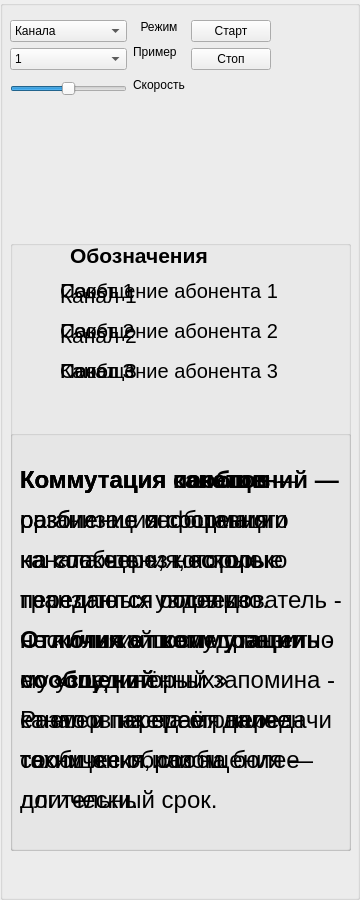
     <widget class="QGroupBox" name="groupBox_2">
      <property name="minimumSize">
       <size>
        <width>360</width>
        <height>900</height>
       </size>
      </property>
      <property name="maximumSize">
       <size>
        <width>360</width>
        <height>900</height>
       </size>
      </property>
      <property name="flat">
       <bool>true</bool>
      </property>
      <widget class="QWidget" name="layoutWidget">
       <property name="geometry">
        <rect>
         <x>10</x>
         <y>20</y>
         <width>261</width>
         <height>211</height>
        </rect>
       </property>
       <layout class="QHBoxLayout" name="horizontalLayout">
        <item>
         <layout class="QVBoxLayout" name="verticalLayout">
          <item>
           <widget class="QComboBox" name="comboBox_mode">
            <item>
             <property name="text">
              <string>Канала</string>
             </property>
            </item>
            <item>
             <property name="text">
              <string>Сообщений</string>
             </property>
            </item>
            <item>
             <property name="text">
              <string>Пакетов</string>
             </property>
            </item>
           </widget>
          </item>
          <item>
           <widget class="QComboBox" name="comboBox_example">
            <item>
             <property name="text">
              <string>1</string>
             </property>
            </item>
            <item>
             <property name="text">
              <string>2</string>
             </property>
            </item>
            <item>
             <property name="text">
              <string>3</string>
             </property>
            </item>
            <item>
             <property name="text">
              <string>4</string>
             </property>
            </item>
            <item>
             <property name="text">
              <string>5</string>
             </property>
            </item>
           </widget>
          </item>
          <item>
           <spacer name="verticalSpacer_7">
            <property name="orientation">
             <enum>Qt::Orientation::Vertical</enum>
            </property>
            <property name="sizeType">
             <enum>QSizePolicy::Policy::Fixed</enum>
            </property>
            <property name="sizeHint" stdset="0">
             <size>
              <width>20</width>
              <height>5</height>
             </size>
            </property>
           </spacer>
          </item>
          <item>
           <widget class="QSlider" name="horizontalSlider">
            <property name="minimum">
             <number>1</number>
            </property>
            <property name="maximum">
             <number>220</number>
            </property>
            <property name="singleStep">
             <number>5</number>
            </property>
            <property name="value">
             <number>110</number>
            </property>
            <property name="orientation">
             <enum>Qt::Orientation::Horizontal</enum>
            </property>
            <property name="invertedAppearance">
             <bool>false</bool>
            </property>
            <property name="invertedControls">
             <bool>false</bool>
            </property>
           </widget>
          </item>
          <item>
           <spacer name="verticalSpacer_5">
            <property name="orientation">
             <enum>Qt::Orientation::Vertical</enum>
            </property>
            <property name="sizeHint" stdset="0">
             <size>
              <width>20</width>
              <height>40</height>
             </size>
            </property>
           </spacer>
          </item>
         </layout>
        </item>
        <item>
         <layout class="QVBoxLayout" name="verticalLayout_2">
          <item>
           <widget class="QLabel" name="label">
            <property name="layoutDirection">
             <enum>Qt::LayoutDirection::LeftToRight</enum>
            </property>
            <property name="text">
             <string>Режим</string>
            </property>
            <property name="alignment">
             <set>Qt::AlignmentFlag::AlignCenter</set>
            </property>
           </widget>
          </item>
          <item>
           <spacer name="verticalSpacer">
            <property name="orientation">
             <enum>Qt::Orientation::Vertical</enum>
            </property>
            <property name="sizeType">
             <enum>QSizePolicy::Policy::Fixed</enum>
            </property>
            <property name="sizeHint" stdset="0">
             <size>
              <width>20</width>
              <height>5</height>
             </size>
            </property>
           </spacer>
          </item>
          <item>
           <widget class="QLabel" name="label_2">
            <property name="text">
             <string>Пример</string>
            </property>
           </widget>
          </item>
          <item>
           <spacer name="verticalSpacer_6">
            <property name="orientation">
             <enum>Qt::Orientation::Vertical</enum>
            </property>
            <property name="sizeType">
             <enum>QSizePolicy::Policy::Fixed</enum>
            </property>
            <property name="sizeHint" stdset="0">
             <size>
              <width>20</width>
              <height>13</height>
             </size>
            </property>
           </spacer>
          </item>
          <item>
           <widget class="QLabel" name="label_3">
            <property name="text">
             <string>Скорость</string>
            </property>
           </widget>
          </item>
          <item>
           <spacer name="verticalSpacer_4">
            <property name="orientation">
             <enum>Qt::Orientation::Vertical</enum>
            </property>
            <property name="sizeType">
             <enum>QSizePolicy::Policy::Expanding</enum>
            </property>
            <property name="sizeHint" stdset="0">
             <size>
              <width>20</width>
              <height>510</height>
             </size>
            </property>
           </spacer>
          </item>
         </layout>
        </item>
        <item>
         <layout class="QVBoxLayout" name="verticalLayout_3">
          <item>
           <widget class="QPushButton" name="startBut">
            <property name="text">
             <string>Старт</string>
            </property>
           </widget>
          </item>
          <item>
           <widget class="QPushButton" name="stopBut">
            <property name="text">
             <string>Стоп</string>
            </property>
           </widget>
          </item>
          <item>
           <spacer name="verticalSpacer_3">
            <property name="orientation">
             <enum>Qt::Orientation::Vertical</enum>
            </property>
            <property name="sizeHint" stdset="0">
             <size>
              <width>20</width>
              <height>40</height>
             </size>
            </property>
           </spacer>
          </item>
         </layout>
        </item>
       </layout>
      </widget>
      <widget class="QGroupBox" name="groupBox_message">
       <property name="geometry">
        <rect>
         <x>10</x>
         <y>240</y>
         <width>341</width>
         <height>611</height>
        </rect>
       </property>
       <property name="title">
        <string/>
       </property>
       <widget class="QLabel" name="label_G17_4">
        <property name="geometry">
         <rect>
          <x>10</x>
          <y>40</y>
          <width>41</width>
          <height>31</height>
         </rect>
        </property>
        <property name="sizePolicy">
         <sizepolicy hsizetype="Fixed" vsizetype="Fixed">
          <horstretch>0</horstretch>
          <verstretch>0</verstretch>
         </sizepolicy>
        </property>
        <property name="text">
         <string/>
        </property>
        <property name="pixmap">
         <pixmap resource="resource/image.qrc">:/img/AB_check.png</pixmap>
        </property>
        <property name="scaledContents">
         <bool>true</bool>
        </property>
       </widget>
       <widget class="QLabel" name="label_G17_3">
        <property name="geometry">
         <rect>
          <x>10</x>
          <y>80</y>
          <width>41</width>
          <height>31</height>
         </rect>
        </property>
        <property name="sizePolicy">
         <sizepolicy hsizetype="Fixed" vsizetype="Fixed">
          <horstretch>0</horstretch>
          <verstretch>0</verstretch>
         </sizepolicy>
        </property>
        <property name="text">
         <string/>
        </property>
        <property name="pixmap">
         <pixmap resource="resource/image.qrc">:/img/BAB_check.png</pixmap>
        </property>
        <property name="scaledContents">
         <bool>true</bool>
        </property>
       </widget>
       <widget class="QLabel" name="label_G17_2">
        <property name="geometry">
         <rect>
          <x>10</x>
          <y>120</y>
          <width>41</width>
          <height>31</height>
         </rect>
        </property>
        <property name="sizePolicy">
         <sizepolicy hsizetype="Fixed" vsizetype="Fixed">
          <horstretch>0</horstretch>
          <verstretch>0</verstretch>
         </sizepolicy>
        </property>
        <property name="text">
         <string/>
        </property>
        <property name="pixmap">
         <pixmap resource="resource/image.qrc">:/img/GAB_check.png</pixmap>
        </property>
        <property name="scaledContents">
         <bool>true</bool>
        </property>
       </widget>
       <widget class="QLabel" name="label_ms1">
        <property name="geometry">
         <rect>
          <x>50</x>
          <y>40</y>
          <width>221</width>
          <height>21</height>
         </rect>
        </property>
        <property name="font">
         <font>
          <pointsize>15</pointsize>
         </font>
        </property>
        <property name="text">
         <string>Сообщение абонента 1</string>
        </property>
       </widget>
       <widget class="QLabel" name="label_ms2">
        <property name="geometry">
         <rect>
          <x>50</x>
          <y>80</y>
          <width>221</width>
          <height>21</height>
         </rect>
        </property>
        <property name="font">
         <font>
          <pointsize>15</pointsize>
         </font>
        </property>
        <property name="text">
         <string>Сообщение абонента 2</string>
        </property>
       </widget>
       <widget class="QLabel" name="label_ms3">
        <property name="geometry">
         <rect>
          <x>50</x>
          <y>120</y>
          <width>221</width>
          <height>21</height>
         </rect>
        </property>
        <property name="font">
         <font>
          <pointsize>15</pointsize>
         </font>
        </property>
        <property name="text">
         <string>Сообщение абонента 3</string>
        </property>
       </widget>
       <widget class="QLabel" name="label_7">
        <property name="geometry">
         <rect>
          <x>60</x>
          <y>0</y>
          <width>151</width>
          <height>31</height>
         </rect>
        </property>
        <property name="font">
         <font>
          <pointsize>16</pointsize>
          <bold>true</bold>
         </font>
        </property>
        <property name="text">
         <string>Обозначения</string>
        </property>
       </widget>
       <widget class="QLabel" name="label_pc1">
        <property name="geometry">
         <rect>
          <x>50</x>
          <y>40</y>
          <width>141</width>
          <height>21</height>
         </rect>
        </property>
        <property name="font">
         <font>
          <pointsize>16</pointsize>
         </font>
        </property>
        <property name="text">
         <string>Пакет 1</string>
        </property>
       </widget>
       <widget class="QLabel" name="label_ch1">
        <property name="geometry">
         <rect>
          <x>50</x>
          <y>40</y>
          <width>111</width>
          <height>31</height>
         </rect>
        </property>
        <property name="font">
         <font>
          <pointsize>16</pointsize>
         </font>
        </property>
        <property name="text">
         <string>Канал 1</string>
        </property>
       </widget>
       <widget class="QLabel" name="label_pc2">
        <property name="geometry">
         <rect>
          <x>50</x>
          <y>80</y>
          <width>141</width>
          <height>21</height>
         </rect>
        </property>
        <property name="font">
         <font>
          <pointsize>16</pointsize>
         </font>
        </property>
        <property name="text">
         <string>Пакет 2</string>
        </property>
       </widget>
       <widget class="QLabel" name="label_ch2">
        <property name="geometry">
         <rect>
          <x>50</x>
          <y>80</y>
          <width>81</width>
          <height>31</height>
         </rect>
        </property>
        <property name="font">
         <font>
          <pointsize>16</pointsize>
         </font>
        </property>
        <property name="text">
         <string>Канал 2</string>
        </property>
       </widget>
       <widget class="QLabel" name="label_pc3">
        <property name="geometry">
         <rect>
          <x>50</x>
          <y>120</y>
          <width>151</width>
          <height>21</height>
         </rect>
        </property>
        <property name="font">
         <font>
          <pointsize>16</pointsize>
         </font>
        </property>
        <property name="text">
         <string>Пакет 3</string>
        </property>
       </widget>
       <widget class="QLabel" name="label_ch3">
        <property name="geometry">
         <rect>
          <x>50</x>
          <y>120</y>
          <width>151</width>
          <height>21</height>
         </rect>
        </property>
        <property name="font">
         <font>
          <pointsize>16</pointsize>
         </font>
        </property>
        <property name="text">
         <string>Канал 3</string>
        </property>
       </widget>
       <widget class="QGroupBox" name="groupBox_3">
        <property name="geometry">
         <rect>
          <x>0</x>
          <y>190</y>
          <width>341</width>
          <height>421</height>
         </rect>
        </property>
        <property name="title">
         <string/>
        </property>
        <widget class="QLabel" name="label_4">
         <property name="geometry">
          <rect>
           <x>10</x>
           <y>20</y>
           <width>321</width>
           <height>381</height>
          </rect>
         </property>
         <property name="font">
          <font>
           <pointsize>18</pointsize>
          </font>
         </property>
         <property name="text">
          <string>&lt;html&gt;&lt;head/&gt;&lt;body&gt;&lt;p&gt;&lt;span style=&quot; font-weight:700;&quot;&gt;Коммутация каналов&lt;/span&gt; -&lt;/p&gt;&lt;p&gt;организация составного &lt;/p&gt;&lt;p&gt;канала через несколько&lt;/p&gt;&lt;p&gt;транзитных узлов из &lt;/p&gt;&lt;p&gt;нескольких последователь - &lt;/p&gt;&lt;p&gt;но «соединённых» &lt;/p&gt;&lt;p&gt;каналов на время передачи&lt;/p&gt;&lt;p&gt;сообщения или на более &lt;/p&gt;&lt;p&gt;длительный срок.&lt;/p&gt;&lt;/body&gt;&lt;/html&gt;</string>
         </property>
        </widget>
        <widget class="QLabel" name="label_5">
         <property name="geometry">
          <rect>
           <x>10</x>
           <y>0</y>
           <width>321</width>
           <height>381</height>
          </rect>
         </property>
         <property name="font">
          <font>
           <pointsize>18</pointsize>
          </font>
         </property>
         <property name="text">
          <string>&lt;html&gt;&lt;head/&gt;&lt;body&gt;&lt;p&gt;&lt;span style=&quot; font-weight:700;&quot;&gt;Коммутация сообщений —&lt;/span&gt;&lt;/p&gt;&lt;p&gt;разбиение информации&lt;/p&gt;&lt;p&gt;на сообщения, которые &lt;/p&gt;&lt;p&gt;передаются последователь -&lt;/p&gt;&lt;p&gt;но к ближайшему транзитно -&lt;/p&gt;&lt;p&gt;му узлу, который запомина -&lt;/p&gt;&lt;p&gt;ет его и передаёт далее &lt;/p&gt;&lt;p&gt;таким же образом. &lt;/p&gt;&lt;/body&gt;&lt;/html&gt;</string>
         </property>
        </widget>
        <widget class="QLabel" name="label_6">
         <property name="geometry">
          <rect>
           <x>10</x>
           <y>20</y>
           <width>321</width>
           <height>381</height>
          </rect>
         </property>
         <property name="font">
          <font>
           <pointsize>18</pointsize>
          </font>
         </property>
         <property name="text">
          <string>&lt;html&gt;&lt;head/&gt;&lt;body&gt;&lt;p&gt;&lt;span style=&quot; font-weight:700;&quot;&gt;Коммутация пакетов&lt;/span&gt; — &lt;/p&gt;&lt;p&gt;разбиение сообщения &lt;/p&gt;&lt;p&gt;на «пакеты», которые&lt;/p&gt;&lt;p&gt;передаются отдельно.&lt;/p&gt;&lt;p&gt;&lt;span style=&quot; font-weight:700;&quot;&gt;Отличия от коммутации&lt;/span&gt;&lt;/p&gt;&lt;p&gt;&lt;span style=&quot; font-weight:700;&quot;&gt;       сообщений :&lt;/span&gt;&lt;/p&gt;&lt;p&gt;Размер пакета ограничен&lt;/p&gt;&lt;p&gt;технически, сообщения —&lt;/p&gt;&lt;p&gt;логически. &lt;/p&gt;&lt;/body&gt;&lt;/html&gt;</string>
         </property>
        </widget>
       </widget>
      </widget>
      <widget class="QLabel" name="logo">
       <property name="geometry">
        <rect>
         <x>280</x>
         <y>20</y>
         <width>71</width>
         <height>71</height>
        </rect>
       </property>
       <property name="sizePolicy">
        <sizepolicy hsizetype="Preferred" vsizetype="Preferred">
         <horstretch>0</horstretch>
         <verstretch>0</verstretch>
        </sizepolicy>
       </property>
       <property name="maximumSize">
        <size>
         <width>100</width>
         <height>100</height>
        </size>
       </property>
       <property name="sizeIncrement">
        <size>
         <width>1</width>
         <height>1</height>
        </size>
       </property>
       <property name="baseSize">
        <size>
         <width>10</width>
         <height>10</height>
        </size>
       </property>
       <property name="text">
        <string/>
       </property>
       <property name="pixmap">
        <pixmap resource="resource/image.qrc">:/img/logo.png</pixmap>
       </property>
       <property name="scaledContents">
        <bool>true</bool>
       </property>
      </widget>
     </widget>
